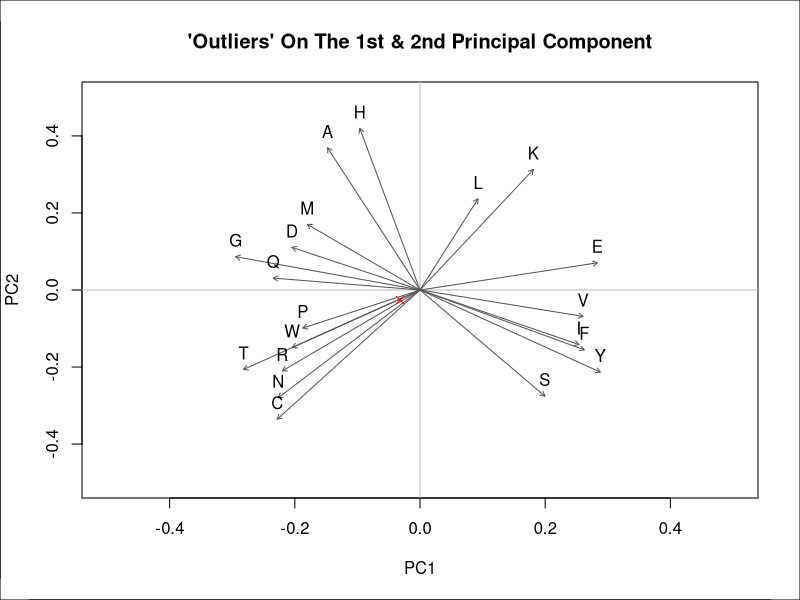

Recreate this plot in R.
## ---- chunk 1
knitr::opts_chunk$set(echo = TRUE, fig.align = "center")
## ---- chunk 2
library(readr)
c_m_TRANSFORMED <- read_csv("../00-data/02-aac_dpc_values/c_m_TRANSFORMED.csv",
                            col_types = cols(Class = col_skip(), 
                                             PID = col_skip(), 
                                             TotalAA = col_skip()))
#View(c_m_TRANSFORMED)
## ---- chunk 3
pca_values <- prcomp(c_m_TRANSFORMED, scale = TRUE)

pc1_values <- pca_values$rotation[,1]
pc2_values <- pca_values$rotation[,2]
## ---- chunk 4
## 1st Layer
plot(x=0, y=0,
     xlim  =c(-0.5, 0.5),
     ylim = c(-0.5, 0.5),
     type = 'n',
     main = "\'Outliers\' On The 1st & 2nd Principal Component",
     xlab = 'PC1',
     ylab = 'PC2')
abline(h = 0, col = "grey")
abline(v = 0, col = "grey")
#-------------------------------------------------
## 2nd Layer
## add a new layer with no margins margins
opar <- par(new = TRUE, mar = c(0,0,0,0))
for (i in 1:20) {
    arrows(x0 = 0, 
           y0 = 0, 
           x1 = pc1_values[i], 
           y1 = pc2_values[i], 
           length = 0.05, 
           col = "#555753")
}
#-------------------------------------------------
## 3rd Layer
## add a new layer with no margins margins
opar <- par(new = TRUE, mar = c(0,0,0,0))
with(pca_values, text(pc2_values ~ pc1_values, labels = row.names(pca_values$rotation), pos = 3))
#-------------------------------------------------
## 4th Layer: Outlier Points??
## add a new layer with no margins margins
opar <- par(new = TRUE, mar = c(0,0,0,0))
plot(0.25, 0.25, col = "red", pch = 4)
